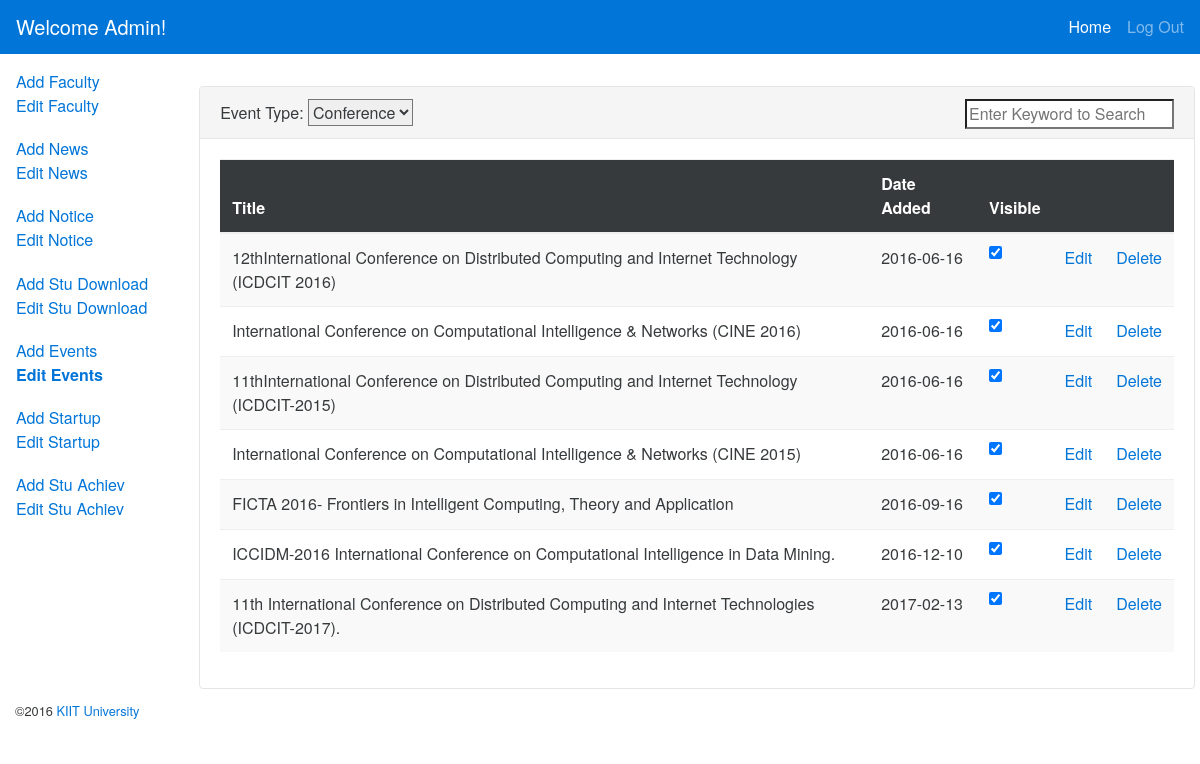
The app's page /admin_panel/conference_view.php (signed in) with its own data.
### tables this page shows
CREATE TABLE IF NOT EXISTS `event` (
  `id` int(5) NOT NULL AUTO_INCREMENT,
  `type` varchar(20) NOT NULL,
  `Title` varchar(1000) NOT NULL,
  `Link` varchar(500) NOT NULL,
  `Description` text NOT NULL,
  `Image` varchar(1000) NOT NULL,
  `Date` varchar(100) NOT NULL,
  `Fb_Link` varchar(500) NOT NULL,
  `Tw_Link` varchar(500) NOT NULL,
  `Visibility` tinyint(1) NOT NULL,
  PRIMARY KEY (`id`),
  UNIQUE KEY `id` (`id`)
);

### admin_panel/conference_view.php (the view, shortened to what this page needs)
<?php
include('php/intialize.php');
$result = $con->prepare("SELECT * FROM event WHERE type='conference'");
		         $result->execute();
?>
<!DOCTYPE html>
<html><head><meta http-equiv="Content-Type" content="text/html; charset=UTF-8">
  <link rel="stylesheet" href="css/style.css">
  <link rel="stylesheet" href="css/bootstrap.min.css">
  <link href="css/font-awesome.min.css" rel="stylesheet">
</head>
<body>
<?php
if (isset($_SESSION['Username']) && $_SESSION['Password'] == true) {
  ?>
  <nav class="navbar navbar-fixed-top navbar-dark bg-primary">
    <a class="navbar-brand">Welcome Admin!</a>
    <div class="collapse navbar-toggleable-xs" id="collapsingNavbar">
        <ul class="nav navbar-nav pull-right">
            <li class="nav-item active">
                <a class="nav-link" href="index.php">Home <span class="sr-only">Home</span></a>
            </li>
            <li class="nav-item">
                <a class="nav-link" href="" data-target="#myModal" data-toggle="modal">Log Out</a>
            </li>
        </ul>
    </div>
</nav>
<div class="container-fluid" id="main">
    <div class="row row-offcanvas row-offcanvas-left">
        <div class="col-md-3 col-lg-2 sidebar-offcanvas" id="sidebar" role="navigation">
            <ul class="nav nav-pills nav-stacked">
                <li class="nav-item"><div class="nav-link">
                <a href="faculty_add.php">Add Faculty</a> </br>
                <a href="faculty_view.php">Edit Faculty</a>
                </div>
                </li>
                <li class="nav-item"><div class="nav-link">
                <a href="news_add.php">Add News</a> </br>
                <a href="news_view.php">Edit News</a>
                </div>
                </li>
                <li class="nav-item"><div class="nav-link">
                <a href="notice_add.php">Add Notice</a> </br>
                <a href="notice_view.php">Edit Notice</a>
                </div>
                </li>
                <li class="nav-item"><div class="nav-link">
                <a href="stu_res_add.php">Add Stu Download</a> </br>
                <a href="stu_res_view.php">Edit Stu Download</a>
                </div>
                </li>
                <li class="nav-item"><div class="nav-link">
                <a href="event_add.php">Add Events</a> </br>
                <a href="event_view.php"><strong>Edit Events</strong></a>
                </div>
                </li>
                <li class="nav-item"><div class="nav-link">
                <a href="startup_add.php">Add Startup</a> </br>
                <a href="startup_view.php">Edit Startup</a>
                </div>
                </li>
                <li class="nav-item"><div class="nav-link">
                <a href="stu_add.php">Add Stu Achiev</a> </br>
                <a href="stu_view.php">Edit Stu Achiev</a>
                </div>
                </li>
            </ul>
        </div>
        <div class="col-md-9 col-lg-10 main">
               </div>
           <div id="newfac" class="card">
                        <div class="card-header">
                       Event Type:
                            <select onchange="location=this.options[this.selectedIndex].value;" name="type" id="type">
                            <option value="conference_view.php">Conference</option>
                            </select>
                       <input type="text" style="float:right;" name="Search" id="Search" placeholder="Enter Keyword to Search"></input>
                        </div>
                        <div class="card-block">
                            <div class="table-responsive">
                        <table class="table table-striped" id="list">
                            <thead class="thead-inverse">
                                <tr>
                                    <th>Title</th>
                                    <th>Date Added</th>
                                    <th>Visible</th>
                                    <th>&nbsp;</th>
                                    <th>&nbsp;</th>
                                </tr>
                            </thead>
                            <tbody>
                            <?php
		         for($i=0; $row = $result->fetch(); $i++){
	             ?>
                                <tr id="<?php echo $row['id']; ?>">
                                    <td><?php echo $row['Title']; ?></td>
                                    <td><?php echo $row['Date']; ?></td>
                                    <td><input type="checkbox" class="checkbox" rel="<?php echo $row['id'];?>" rel2="event" value="1"
                                        <?php if($row['Visibility']==1) echo 'checked'; ?>>
                                        </td>
                                    <td><a href="event_edit.php?id=<?php echo $row['id']; ?>">Edit</a></td>
                                    <td><a href="#" onclick="return false;" class="del_btn" rel="<?php echo $row['id'];?>">Delete</a></td>
                                </tr>
                                <?php } ?>
                            </tbody> </table></div></div></div>
</div></div>
<footer class="container-fluid">
    <p class="text-right small">©2016 <a href="http://kiit.ac.in">KIIT University</a></p>
</footer>
 <?php }
 else{ ?>
 <center><h3>You are Not Logged in click <a href="login.php?r=<?php echo $_SERVER['REQUEST_URI'];?>">here</a> to login.</h3></center>
 <?php } ?>
</body></html>

### admin_panel/css/style.css (style rules this page uses)
body { padding-top:62px; }
body, html { height:100%; }
.container-fluid >.row { margin-left: -15px; margin-right: -10px; }
#sidebar { padding-left:0; }
.card { overflow:hidden; }

### records on screen
event: Title "12thInternational Conference on Distributed Computing and Internet Technology (ICDCIT 2016)", Date "2016-06-16", Visibility "☑"
event: Title "International Conference on Computational Intelligence & Networks (CINE 2016)", Date "2016-06-16", Visibility "☑"
event: Title "11thInternational Conference on Distributed Computing and Internet Technology (ICDCIT-2015)", Date "2016-06-16", Visibility "☑"
event: Title "International Conference on Computational Intelligence & Networks (CINE 2015)", Date "2016-06-16", Visibility "☑"
event: Title "FICTA 2016- Frontiers in Intelligent Computing, Theory and Application", Date "2016-09-16", Visibility "☑"
event: Title "ICCIDM-2016 International Conference on Computational Intelligence in Data Mining.", Date "2016-12-10", Visibility "☑"
event: Title "11th International Conference on Distributed Computing and Internet Technologies (ICDCIT-2017).", Date "2017-02-13", Visibility "☑"
